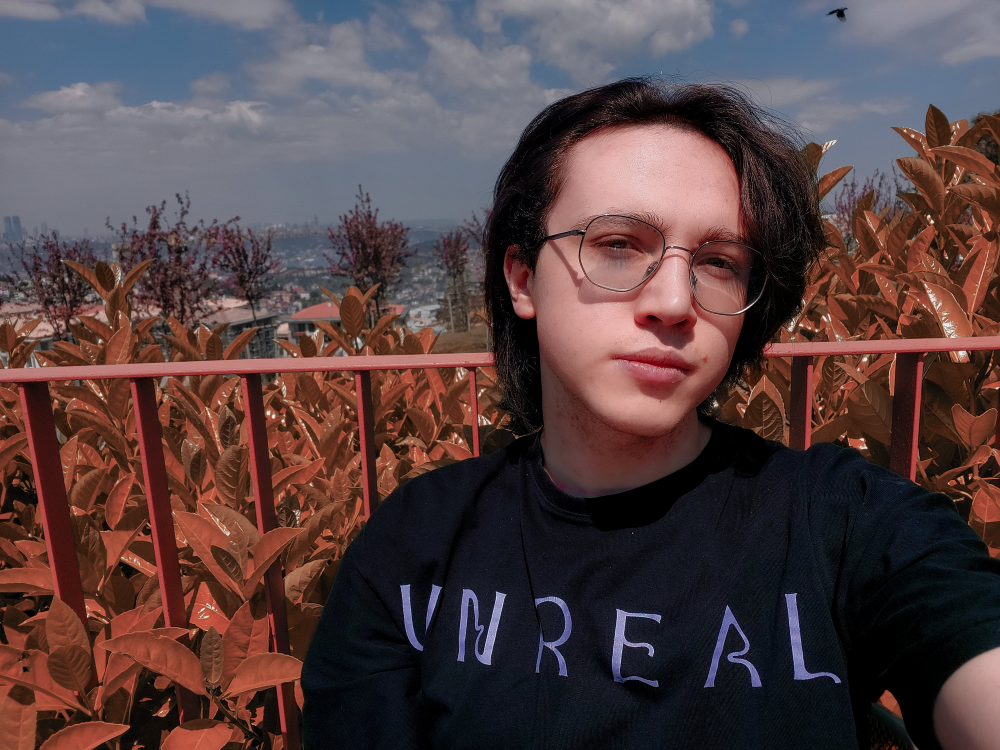
#> input picture A.1 - Image Processing/resizeAndCropImageImage.jpg, 4000 x 3000 px (shown at 1/4 size)
$ python 'L4_Resize & Crop Image.py'
#> lines starting #> are read from the running program, lines starting #| are printed output that depends on the picture
# -*- coding: utf-8 -*-
"""
https://github.com/bedirhanKC
"""

import cv2

img= cv2.imread("resizeAndCropImageImage.jpg",0)
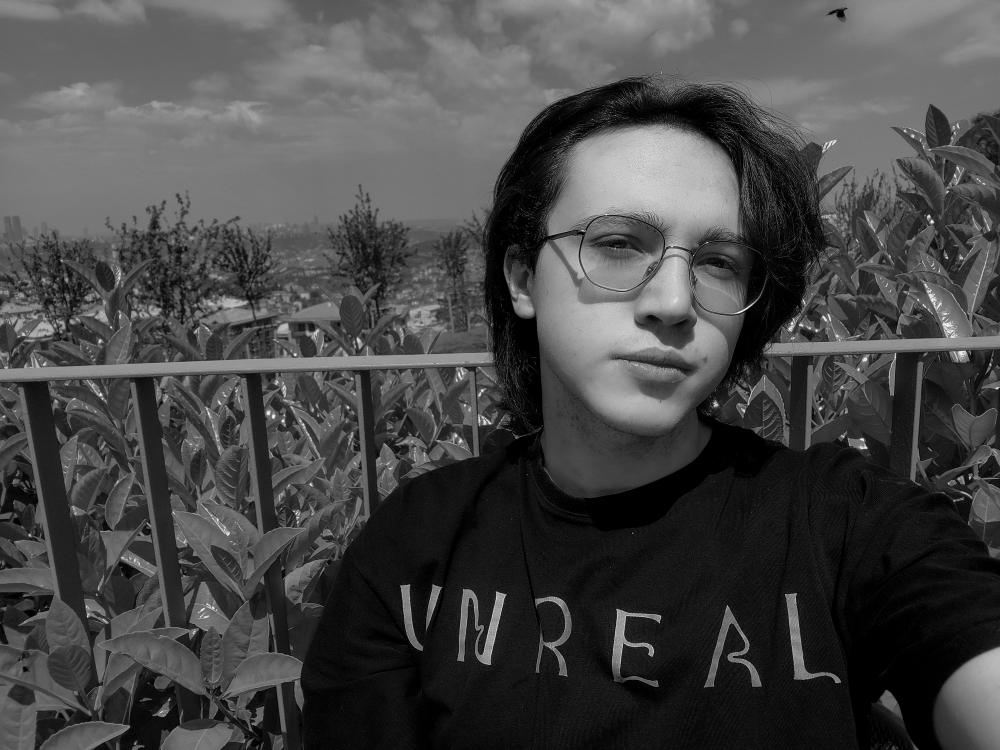
#> img: shape (3000, 4000) (shown at 1/4 size); min 0, max 255, mean 71.1
print("image size : ", img.shape)
#| image size :  (3000, 4000)
cv2.imshow("main img",img)

imgResized = cv2.resize(img, (800,600))
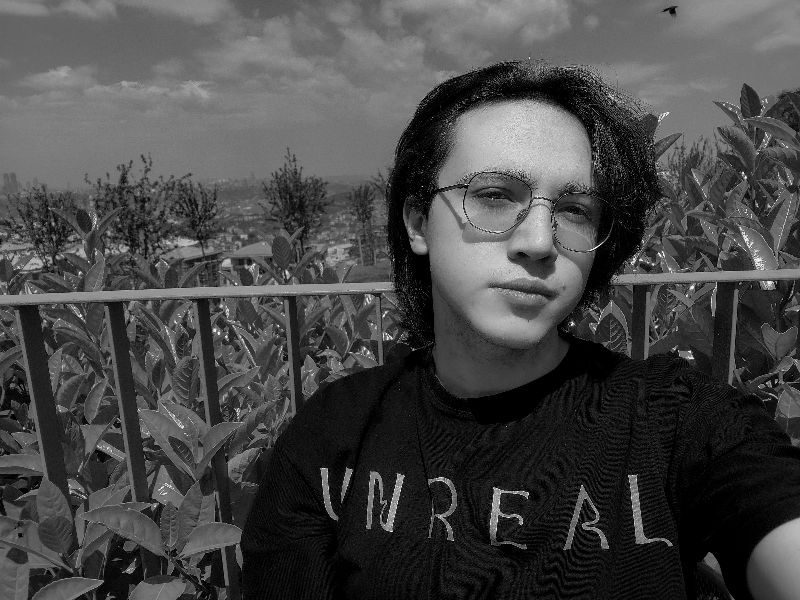
#> imgResized: shape (600, 800); min 0, max 255, mean 71.1
print("resized image size : ", imgResized.shape)
#| resized image size :  (600, 800)
cv2.imshow("resized img",imgResized)
cv2.imwrite('resizeAndCropImageResizedImage.jpg', imgResized)

imgCropped = imgResized[:500,250:750] # height,width
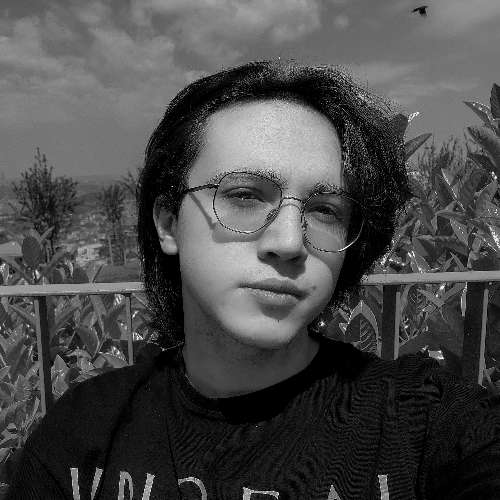
#> imgCropped: shape (500, 500); min 0, max 255, mean 73.5
cv2.imshow("cropped img",imgCropped)
cv2.imwrite('resizeAndCropImageCroppedImage.jpg', imgCropped)

$ run again, with A.1 - Image Processing/img1.JPG copied over A.1 - Image Processing/resizeAndCropImageImage.jpg
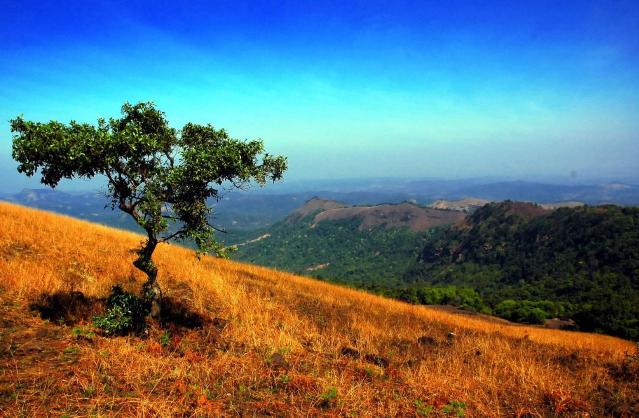
#> input picture A.1 - Image Processing/img1.JPG, 1278 x 836 px (shown at 1/2 size)
#| image size :  (836, 1278)
#> `imgResized = cv2.resize(img, (800,600))`:
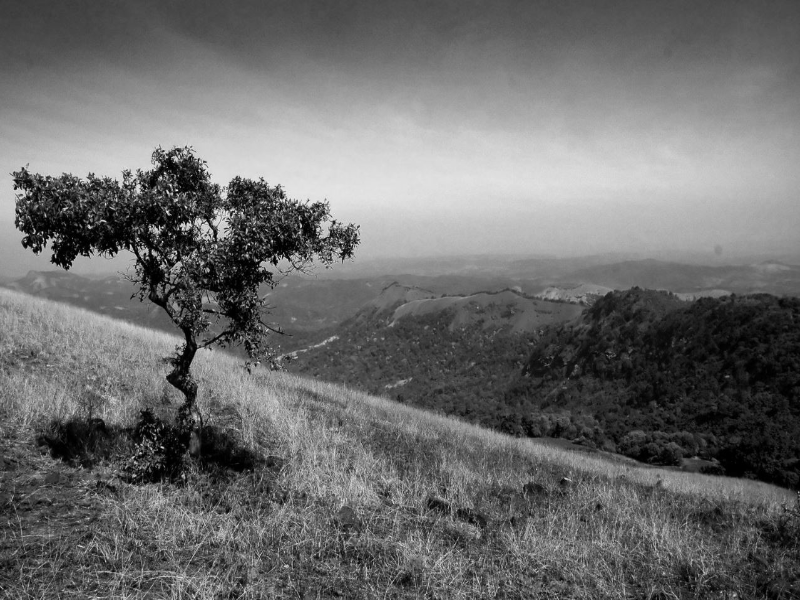
#> imgResized: shape (600, 800); min 0, max 243, mean 108.6
#| resized image size :  (600, 800)
#> `imgCropped = imgResized[:500,250:750]`:
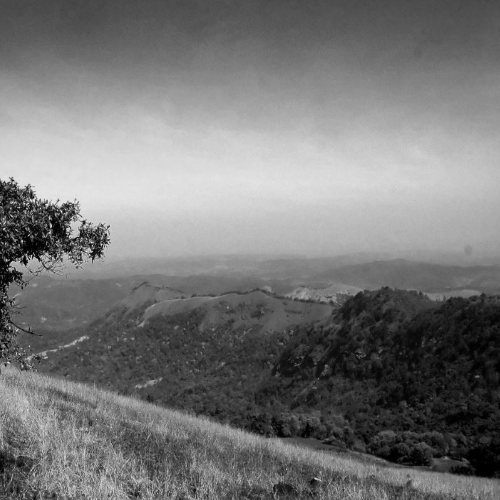
#> imgCropped: shape (500, 500); min 0, max 243, mean 119.3

$ run again, with A.1 - Image Processing/img2.JPG copied over A.1 - Image Processing/resizeAndCropImageImage.jpg
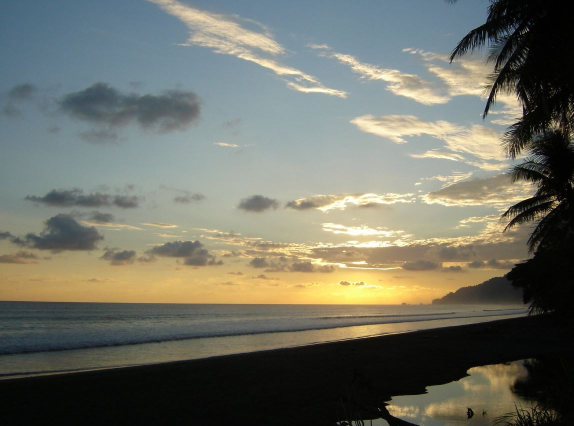
#> input picture A.1 - Image Processing/img2.JPG, 1147 x 852 px (shown at 1/2 size)
#| image size :  (852, 1147)
#> `imgResized = cv2.resize(img, (800,600))`:
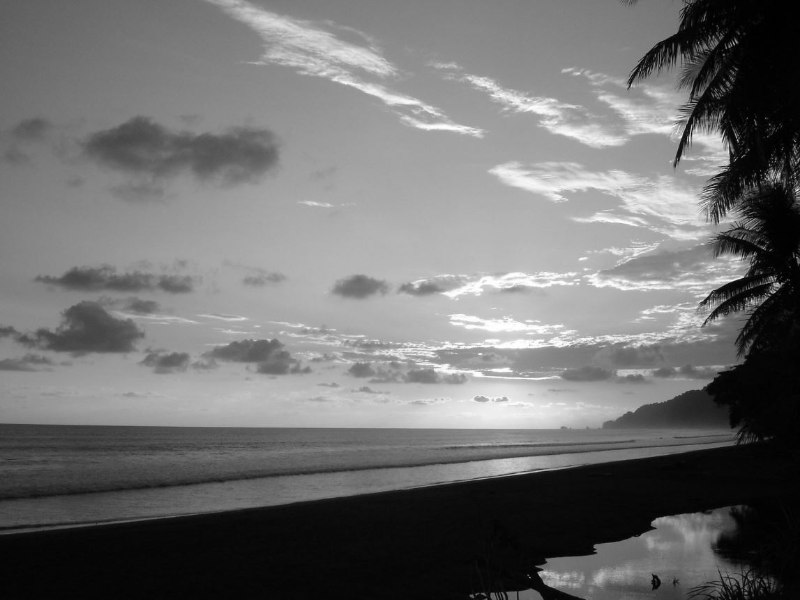
#> imgResized: shape (600, 800); min 0, max 255, mean 111.7
#| resized image size :  (600, 800)
#> `imgCropped = imgResized[:500,250:750]`:
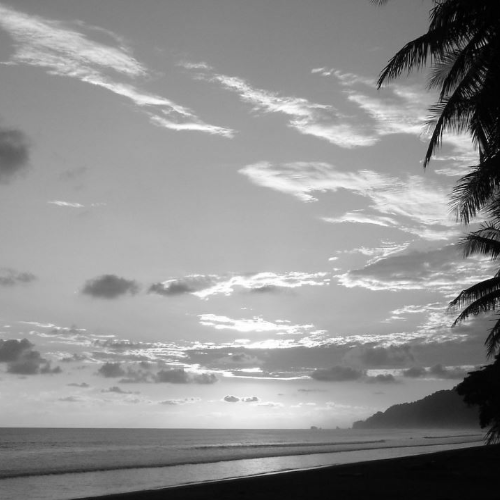
#> imgCropped: shape (500, 500); min 0, max 255, mean 143.7
